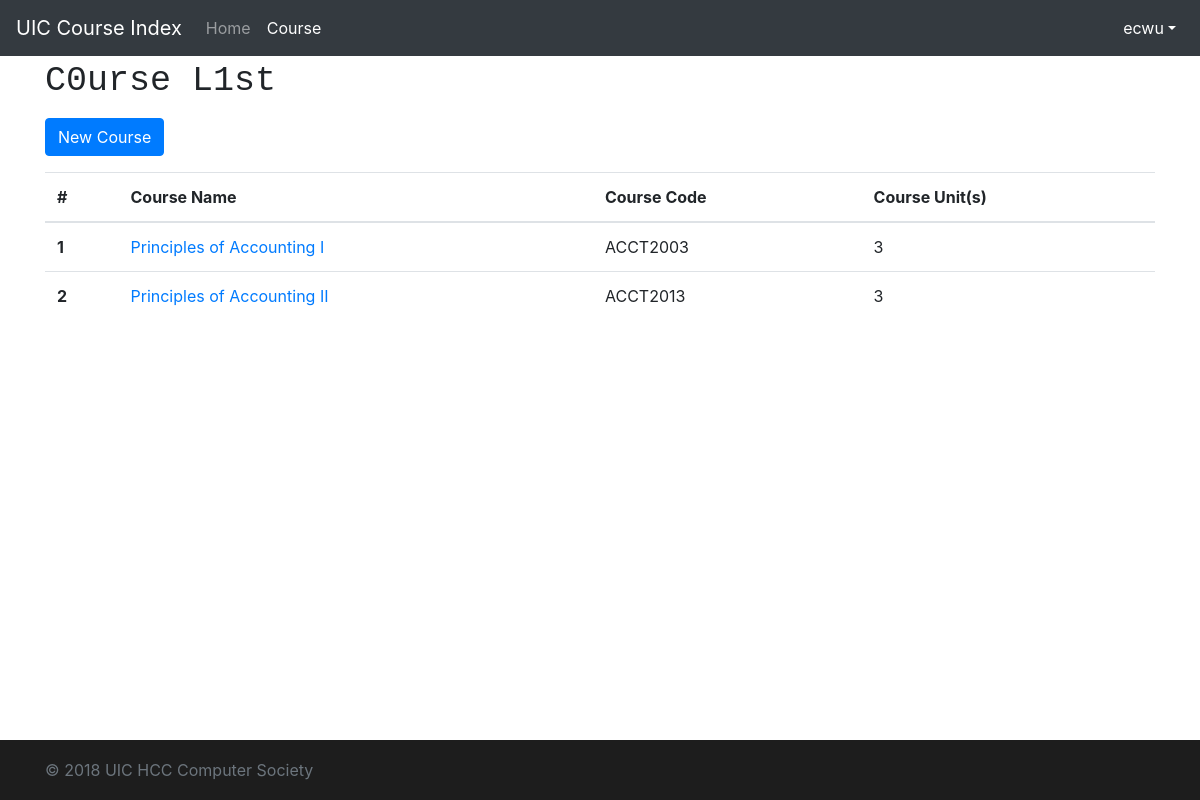
The app's page /course/ (signed in), older data.
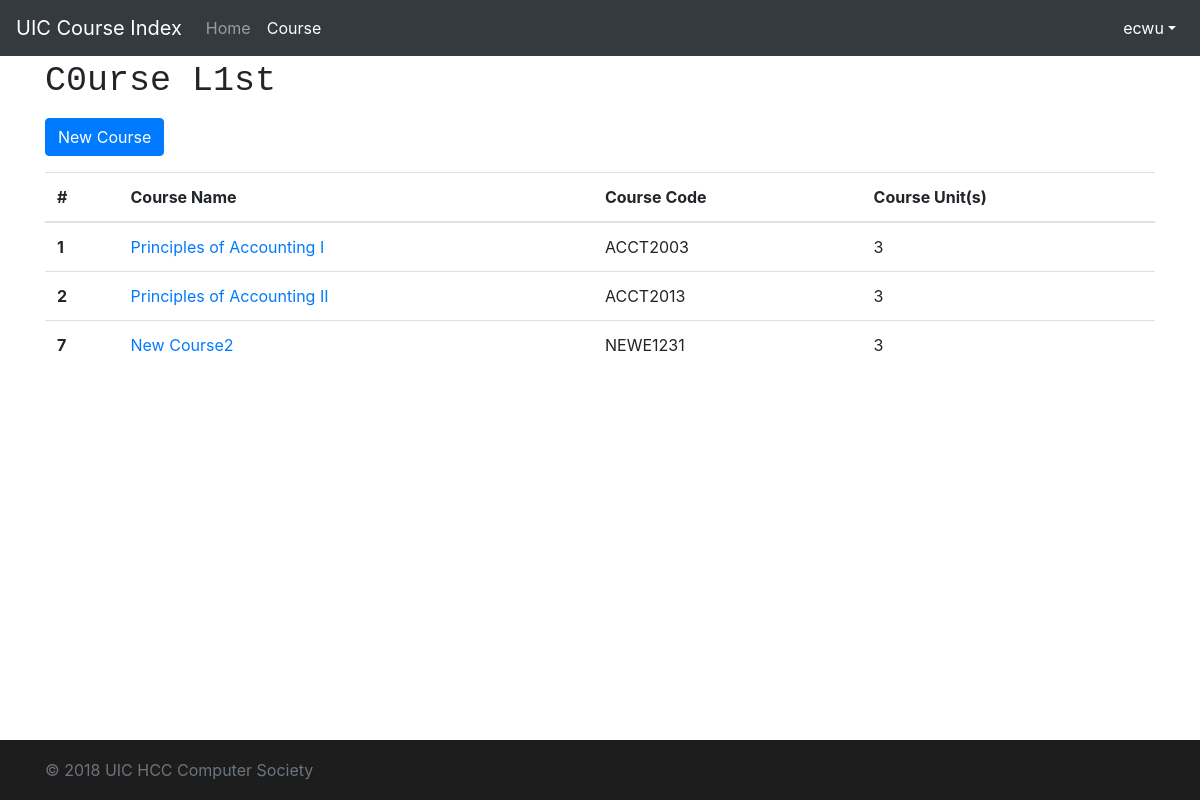
The same page, newer data.
### course/models.py (models this page shows, shortened)
class Course(models.Model):
    course_name_en = models.TextField(null=True)
    course_name_cn = models.TextField(null=True)
    course_code = models.CharField(max_length=32, default='EMPTY_COURSE_CODE')
    course_units = models.IntegerField()
    course_class = models.CharField(max_length=32, default='DEFAULT_CLASS')
    course_descriptions = models.TextField(null=True)

### course/views.py (the view)
# urls.py: path('course/', views.course_list, name='course_list'),
def course_list(request):
    if not request.user.is_authenticated:
        messages.add_message(request, messages.ERROR, 'Login required.')
        return redirect('/')
    else:
        userdata = request.user
        course_all = models.Course.objects.all()
        return render(request, 'course/course.html', {'userdata': userdata, 'courses': course_all})

### course/templates/course/course.html (shortened to what this page needs)
<!doctype html>
<html lang="en">
  <head>
    <link href="https://cdn.bootcss.com/bootstrap/4.0.0/css/bootstrap.min.css" rel="stylesheet">
    {% load static %}
    <link href="{% static "course/css/login_page.css" %}" rel="stylesheet">
</head>
  <body>
    <header>
      <nav class="navbar navbar-expand-md navbar-dark fixed-top bg-dark">
        <a class="navbar-brand" href="{% url 'home_page' %}">UIC Course Index</a>
        <div class="collapse navbar-collapse" id="navbarCollapse">
          <ul class="navbar-nav mr-auto">
            <li class="nav-item">
              <a class="nav-link" href="{% url 'home_page' %}">Home</a>
            </li>
            <li class="nav-item active">
              <a class="nav-link" href="{% url 'course_list' %}">Course <span class="sr-only">(current)</span></a>
            </li>
          </ul>
            <ul class="navbar-nav ml-auto">
                <li class="nav-item dropdown show">
                    <a class="nav-link dropdown-toggle" href="#" id="dropdown01" data-toggle="dropdown" aria-haspopup="true" aria-expanded="true">{{ userdata.username }}</a>
                </li>
            </ul>
        </div>
      </nav>
    </header>
    <main role="main" class="container">
        <h1><pre>C0urse L1st</pre></h1>
    {% if userdata.groups.all.0.name == "course_master" %}
        <a href="{% url 'course_detail_edit' '0' %}" class="btn btn-primary">New Course</a>
    {% endif %}
        <table class="table table-hover" style="margin-top: 1rem;">
            <thead>
                <tr>
                    <th scope="col">#</th>
                    <th scope="col">Course Name</th>
                    <th scope="col">Course Code</th>
                    <th scope="col">Course Unit(s)</th>
                </tr>
            </thead>
            <tbody>
                {% for course in courses %}
                    <tr>
                        <th scope="row">{{ course.id }}</th>
                        <td><a href="{% url 'course_detail' course.id %}">{{ course.course_name_en }}</a></td>
                        <td>{{ course.course_code }}</td>
                        <td>{{ course.course_units }}</td>
                    </tr>
                {% endfor %}
            </tbody>
        </table>
    </main>
    <footer class="footer">
      <div class="container">
        <span class="text-muted">&copy; 2018 UIC HCC Computer Society</span>
      </div>
    </footer>
    {% load static %}
  </body>
</html>

### course/static/course/css/login_page.css (style rules this page uses)
html { position: relative; min-height: 100%; }
body { margin-bottom: 60px; font-family: -apple-system, BlinkMacSystemFont, "Segoe UI", "Droid Sans", "Helvetica Neue", "PingFang SC", "Hiragino Sans GB", "Droid Sans Fallback", "Microsoft YaHei", sans-serif; }
.footer { position: absolute; bottom: 0; width: 100%; height: 60px; line-height: 60px; background-color: #1d1d1d; }
body > .container { padding: 60px 15px 0; }
.footer > .container { padding-right: 15px; padding-left: 15px; }

Row changes from the older to the newer data that the page shows:
added Course: id "7", course_name_en "New Course2", course_code "NEWE1231", course_units "3"
